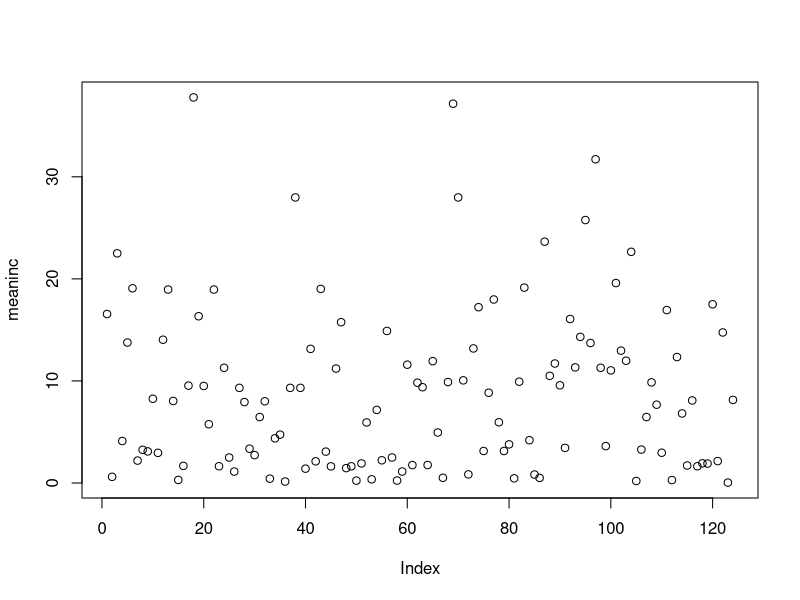
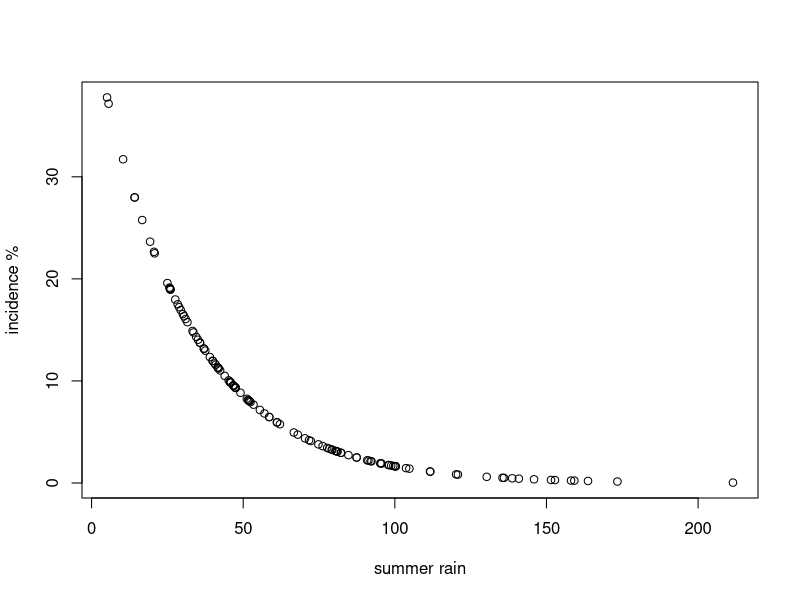
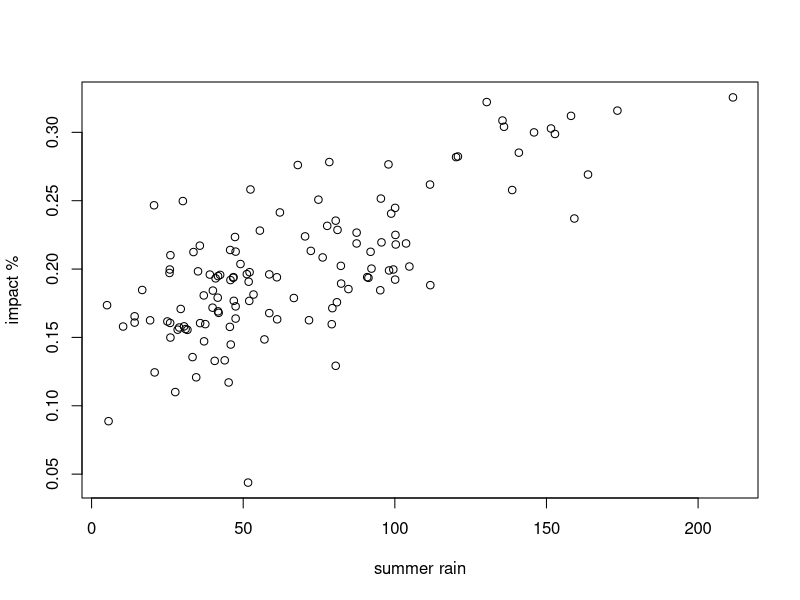
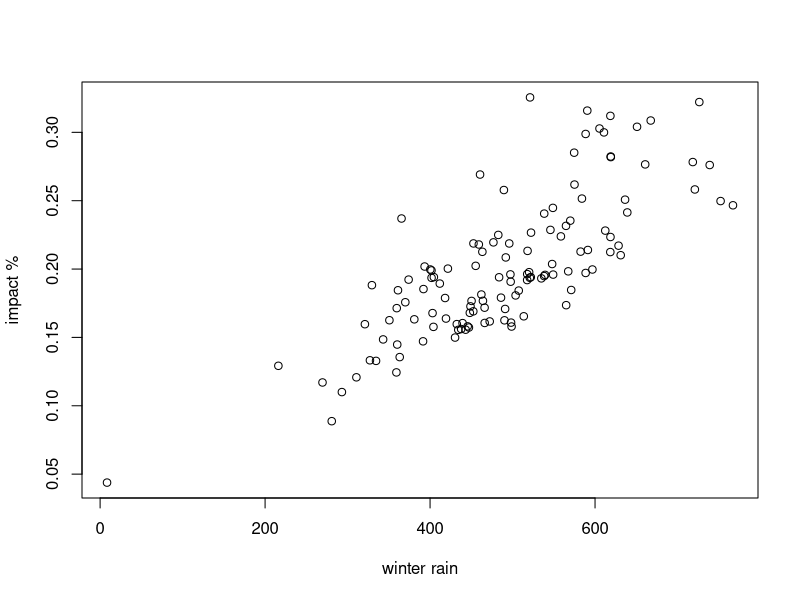

Write R code to recreate these figures, in order.

metdat <- read.table('Kapundamet.txt',header=TRUE)
head(metdat)

yrsused <- c(10:12,15:58,60:66,68:111 )+1900
yrsusedi <- yrsused - 1900 +12
length(yrsused)

metdat$summeryr <- metdat$year
metdat$summeryr[metdat$day>=336] <- metdat$summeryr[metdat$day>=336] + 1

#metdat <- subset(metdat,year %in% yrsused)

seq(60,365,92)

summerdat <- subset(metdat,day<60 | day >= 336)
summersum <- with(summerdat,tapply(rain,as.factor(summeryr),sum))

winterdat <- subset(metdat,day<244 | day >= 152)
wintersum <- with(winterdat,tapply(rain,as.factor(year),sum))

meanloginc <- -0.033*summersum +3.8    
meaninc <- exp(meanloginc)
plot(meaninc)
plot(summersum , meaninc,xlab='summer rain',ylab='incidence %')

diseaseImpact <- 0.0008* summersum + 0.0003 * wintersum 
plot(summersum , diseaseImpact ,xlab='summer rain',ylab='impact %')
plot(wintersum , diseaseImpact ,xlab='winter rain',ylab='impact %')
mean(diseaseImpact )

forfile <- cbind(meaninc ,diseaseImpact )
forfile <- forfile [yrsusedi ,]

write.csv(forfile ,'forfile.csv')









